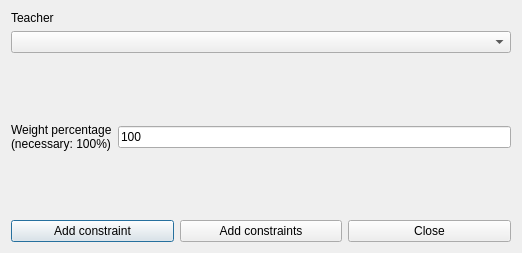
<?xml version="1.0" encoding="UTF-8"?>
<ui version="4.0">
 <class>AddConstraintTeacherNoTwoConsecutiveDaysForm_template</class>
 <widget class="QDialog" name="AddConstraintTeacherNoTwoConsecutiveDaysForm_template">
  <property name="geometry">
   <rect>
    <x>0</x>
    <y>0</y>
    <width>522</width>
    <height>253</height>
   </rect>
  </property>
  <property name="windowTitle">
   <string extracomment="This is the title of the dialog to add a new constraint of this type">Add teacher no two consecutive days</string>
  </property>
  <layout class="QVBoxLayout" name="verticalLayout_2">
   <item>
    <layout class="QVBoxLayout" name="verticalLayout">
     <item>
      <widget class="QLabel" name="teacherTextLabel">
       <property name="frameShape">
        <enum>QFrame::NoFrame</enum>
       </property>
       <property name="frameShadow">
        <enum>QFrame::Plain</enum>
       </property>
       <property name="text">
        <string>Teacher</string>
       </property>
       <property name="wordWrap">
        <bool>false</bool>
       </property>
      </widget>
     </item>
     <item>
      <widget class="QComboBox" name="teachersComboBox">
       <property name="editable">
        <bool>false</bool>
       </property>
       <property name="insertPolicy">
        <enum>QComboBox::NoInsert</enum>
       </property>
       <property name="duplicatesEnabled">
        <bool>false</bool>
       </property>
      </widget>
     </item>
    </layout>
   </item>
   <item>
    <spacer name="verticalSpacer">
     <property name="orientation">
      <enum>Qt::Vertical</enum>
     </property>
     <property name="sizeHint" stdset="0">
      <size>
       <width>20</width>
       <height>27</height>
      </size>
     </property>
    </spacer>
   </item>
   <item>
    <layout class="QHBoxLayout" name="horizontalLayout_2">
     <item>
      <widget class="QLabel" name="weightTextLabel">
       <property name="frameShape">
        <enum>QFrame::NoFrame</enum>
       </property>
       <property name="frameShadow">
        <enum>QFrame::Plain</enum>
       </property>
       <property name="text">
        <string>Weight percentage
(necessary: 100%)</string>
       </property>
       <property name="wordWrap">
        <bool>false</bool>
       </property>
      </widget>
     </item>
     <item>
      <widget class="QLineEdit" name="weightLineEdit">
       <property name="text">
        <string notr="true">100</string>
       </property>
      </widget>
     </item>
    </layout>
   </item>
   <item>
    <spacer name="verticalSpacer_3">
     <property name="orientation">
      <enum>Qt::Vertical</enum>
     </property>
     <property name="sizeHint" stdset="0">
      <size>
       <width>20</width>
       <height>27</height>
      </size>
     </property>
    </spacer>
   </item>
   <item>
    <layout class="QHBoxLayout" name="horizontalLayout">
     <item>
      <widget class="QPushButton" name="addConstraintPushButton">
       <property name="text">
        <string>Add constraint</string>
       </property>
      </widget>
     </item>
     <item>
      <widget class="QPushButton" name="addConstraintsPushButton">
       <property name="text">
        <string>Add constraints</string>
       </property>
      </widget>
     </item>
     <item>
      <widget class="QPushButton" name="closePushButton">
       <property name="text">
        <string>Close</string>
       </property>
      </widget>
     </item>
    </layout>
   </item>
  </layout>
 </widget>
 <layoutdefault spacing="6" margin="11"/>
 <resources/>
 <connections/>
</ui>
